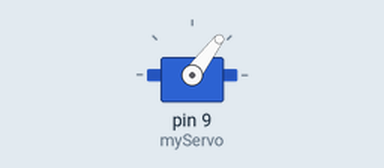
Recording of a sketch running on a simulated Arduino Uno, built with avr-gcc and run on an emulated ATmega328P. Shown: servo.

Above: at 0.05 s.
At 0.75 s:
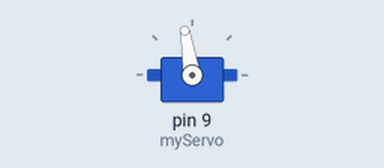
At 1.45 s:
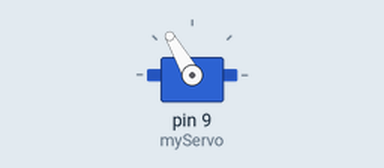
At 2.9 s:
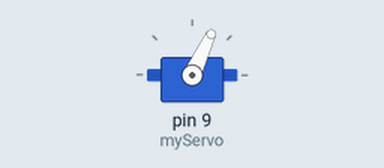
Timing chart, 0 to 5.4 s (numbered marks = the images above):
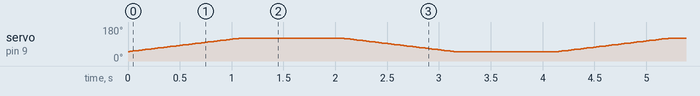

The sketch:

motor_test_sweep.ino
```cpp
#include <Servo.h>

Servo myServo;   // Create servo object

void setup()
{
  myServo.attach(9);  // Signal wire connected to pin 9
}

void loop()
{
  // Move from 0 to 180 degrees
  for (int angle = 50; angle <= 120; angle++)
  {
    myServo.write(angle);
    delay(15);   // Small delay for smooth motion
  }

  delay(1000);  // Wait 1 second

  // Move from 180 back to 0 degrees
  for (int angle = 120; angle >= 50; angle--)
  {
    myServo.write(angle);
    delay(15);
  }

  delay(1000);  // Wait 1 second
}
```
